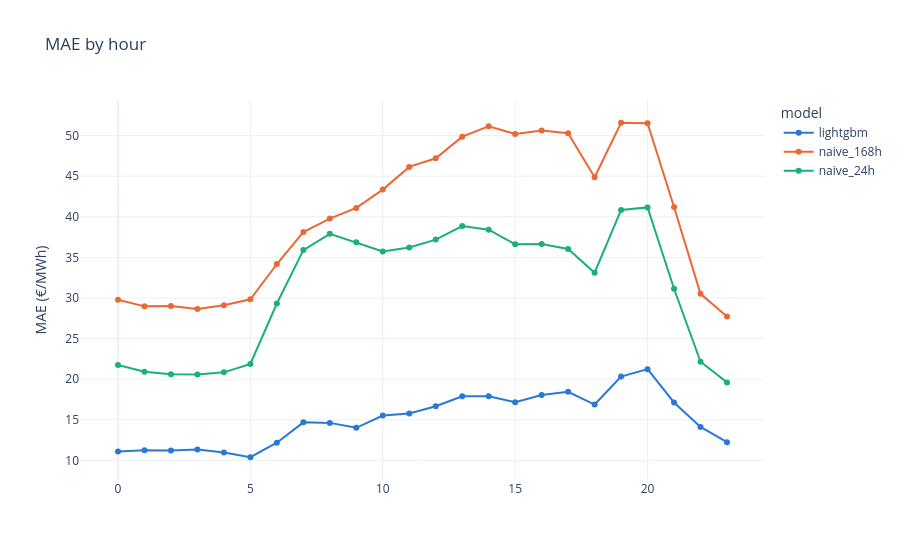

Here is the notebook cell this chart was saved with:
### Code cell
plots.mae_by(df, test, "hour")

### Figure 1 — Plotly figure (JSON) as saved in the notebook; plotly's stock layout.template omitted (floating-point values rounded to 4 significant figures)
{"data": [{"hovertemplate": "model=lightgbm<br>hour=%{x}<br>mae=%{y}<extra></extra>", "legendgroup": "lightgbm", "line": {"color": "#2a78d6", "dash": "solid"}, "marker": {"symbol": "circle"}, "mode": "lines+markers", "name": "lightgbm", "orientation": "v", "showlegend": true, "type": "scatter", "x": [0, 1, 2, 3, 4, 5, 6, 7, 8, 9, 10, 11, 12, 13, 14, 15, 16, 17, 18, 19, 20, 21, 22, 23], "xaxis": "x", "y": [11.1, 11.26, 11.2, 11.34, 10.98, 10.39, 12.18, 14.69, 14.62, 14.01, 15.52, 15.79, 16.67, 17.9, 17.9, 17.17, 18.06, 18.45, 16.88, 20.32, 21.24, 17.14, 14.12, 12.24], "yaxis": "y"}, {"hovertemplate": "model=naive_168h<br>hour=%{x}<br>mae=%{y}<extra></extra>", "legendgroup": "naive_168h", "line": {"color": "#eb6834", "dash": "solid"}, "marker": {"symbol": "circle"}, "mode": "lines+markers", "name": "naive_168h", "orientation": "v", "showlegend": true, "type": "scatter", "x": [0, 1, 2, 3, 4, 5, 6, 7, 8, 9, 10, 11, 12, 13, 14, 15, 16, 17, 18, 19, 20, 21, 22, 23], "xaxis": "x", "y": [29.77, 28.97, 29.0, 28.64, 29.12, 29.84, 34.18, 38.13, 39.78, 41.09, 43.35, 46.15, 47.2, 49.87, 51.15, 50.2, 50.63, 50.29, 44.88, 51.58, 51.54, 41.21, 30.52, 27.71], "yaxis": "y"}, {"hovertemplate": "model=naive_24h<br>hour=%{x}<br>mae=%{y}<extra></extra>", "legendgroup": "naive_24h", "line": {"color": "#1baf7a", "dash": "solid"}, "marker": {"symbol": "circle"}, "mode": "lines+markers", "name": "naive_24h", "orientation": "v", "showlegend": true, "type": "scatter", "x": [0, 1, 2, 3, 4, 5, 6, 7, 8, 9, 10, 11, 12, 13, 14, 15, 16, 17, 18, 19, 20, 21, 22, 23], "xaxis": "x", "y": [21.75, 20.92, 20.6, 20.59, 20.84, 21.87, 29.32, 35.9, 37.9, 36.86, 35.74, 36.23, 37.19, 38.85, 38.41, 36.62, 36.64, 36.04, 33.11, 40.85, 41.16, 31.14, 22.15, 19.61], "yaxis": "y"}], "layout": {"legend": {"title": {"text": "model"}, "tracegroupgap": 0}, "title": {"text": "MAE by hour"}, "xaxis": {"anchor": "y", "domain": [0, 1], "title": {"text": ""}}, "yaxis": {"anchor": "x", "domain": [0, 1], "title": {"text": "MAE (€/MWh)"}}}}
